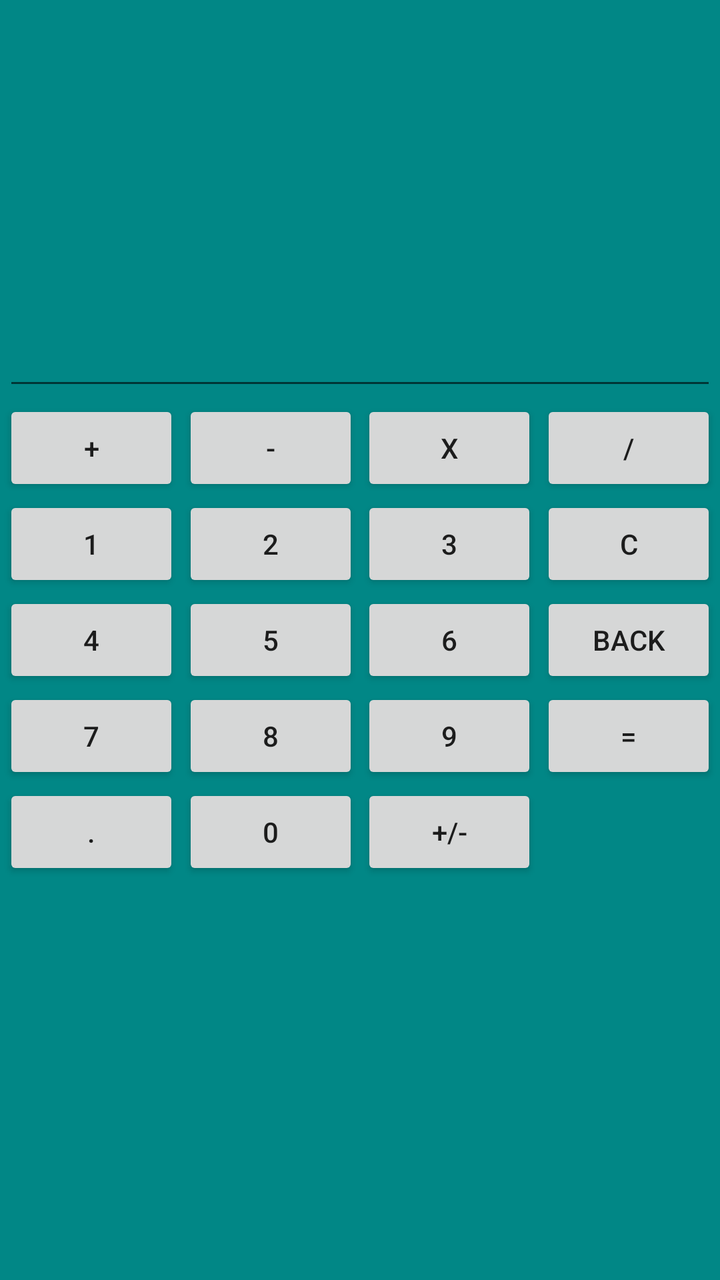
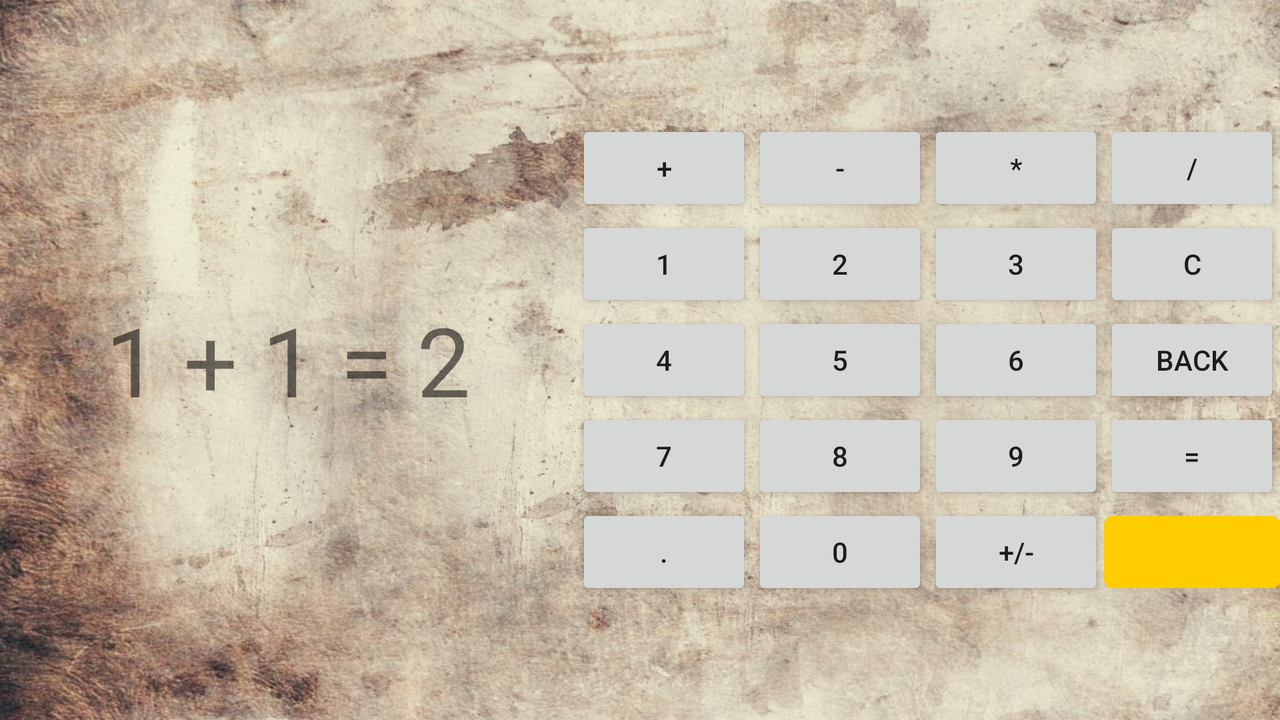

An Android layout and its configuration variant, each rendered on a device that would load it. The default file and the variant file are quoted in full after the pictures.
<!-- AndroidManifest.xml: application theme Theme.Gb_android1_project2_calculator -->
<!-- res/layout/activity_main.xml -->
<?xml version="1.0" encoding="utf-8"?>
<androidx.constraintlayout.widget.ConstraintLayout xmlns:android="http://schemas.android.com/apk/res/android"
    xmlns:app="http://schemas.android.com/apk/res-auto"
    xmlns:tools="http://schemas.android.com/tools"
    android:layout_width="match_parent"
    android:layout_height="match_parent"
    android:background="@color/teal_700"
    tools:context=".MainActivity">

    <EditText
        android:id="@+id/screen_edit_text"
        android:layout_width="0dp"
        android:layout_height="0dp"
        app:layout_constraintBottom_toTopOf="@+id/button_plus"
        app:layout_constraintEnd_toEndOf="@+id/button_divide"
        app:layout_constraintStart_toStartOf="@+id/button_plus"
        app:layout_constraintTop_toTopOf="parent" />

    <Button
        android:id="@+id/button_1"
        android:layout_width="wrap_content"
        android:layout_height="wrap_content"
        android:text="1"
        app:layout_constraintBottom_toTopOf="@id/button_4"
        app:layout_constraintEnd_toStartOf="@id/button_2"
        app:layout_constraintStart_toStartOf="parent"
        app:layout_constraintTop_toBottomOf="@+id/button_plus"
        app:layout_constraintVertical_chainStyle="packed" />

    <Button
        android:id="@+id/button_2"
        android:layout_width="wrap_content"
        android:layout_height="wrap_content"
        android:text="2"
        app:layout_constraintBottom_toTopOf="@+id/button_5"
        app:layout_constraintEnd_toStartOf="@id/button_3"
        app:layout_constraintStart_toEndOf="@id/button_1"
        app:layout_constraintTop_toBottomOf="@+id/button_minus"
        app:layout_constraintVertical_chainStyle="packed" />

    <Button
        android:id="@+id/button_3"
        android:layout_width="wrap_content"
        android:layout_height="wrap_content"
        android:text="3"
        app:layout_constraintBottom_toTopOf="@+id/button_6"
        app:layout_constraintEnd_toStartOf="@+id/button_clear"
        app:layout_constraintStart_toEndOf="@id/button_2"
        app:layout_constraintTop_toBottomOf="@id/button_multiply"
        app:layout_constraintVertical_chainStyle="packed" />

    <Button
        android:id="@+id/button_4"
        android:layout_width="wrap_content"
        android:layout_height="wrap_content"
        android:text="4"
        app:layout_constraintBottom_toTopOf="@id/button_7"
        app:layout_constraintEnd_toStartOf="@id/button_5"
        app:layout_constraintStart_toStartOf="parent"
        app:layout_constraintTop_toBottomOf="@+id/button_1"
        app:layout_constraintVertical_chainStyle="packed" />

    <Button
        android:id="@+id/button_5"
        android:layout_width="wrap_content"
        android:layout_height="wrap_content"
        android:text="5"
        app:layout_constraintVertical_chainStyle="packed"
        app:layout_constraintHorizontal_chainStyle="packed"
        app:layout_constraintBottom_toTopOf="@id/button_8"
        app:layout_constraintEnd_toStartOf="@id/button_6"
        app:layout_constraintStart_toEndOf="@id/button_4"
        app:layout_constraintTop_toBottomOf="@id/button_2" />

    <Button
        android:id="@+id/button_6"
        android:layout_width="wrap_content"
        android:layout_height="wrap_content"
        android:text="6"
        app:layout_constraintBottom_toTopOf="@+id/button_9"
        app:layout_constraintEnd_toStartOf="@+id/button_backspace"
        app:layout_constraintStart_toEndOf="@id/button_5"
        app:layout_constraintTop_toBottomOf="@+id/button_3"
        app:layout_constraintVertical_chainStyle="packed" />

    <Button
        android:id="@+id/button_7"
        android:layout_width="wrap_content"
        android:layout_height="wrap_content"
        android:text="7"
        app:layout_constraintBottom_toTopOf="@+id/button_dot"
        app:layout_constraintEnd_toStartOf="@id/button_8"
        app:layout_constraintStart_toStartOf="parent"
        app:layout_constraintTop_toBottomOf="@id/button_4" />

    <Button
        android:id="@+id/button_8"
        android:layout_width="wrap_content"
        android:layout_height="wrap_content"
        android:text="8"
        app:layout_constraintBottom_toTopOf="@+id/button_0"
        app:layout_constraintEnd_toStartOf="@id/button_9"
        app:layout_constraintStart_toEndOf="@id/button_7"
        app:layout_constraintTop_toBottomOf="@id/button_5" />

    <Button
        android:id="@+id/button_9"
        android:layout_width="wrap_content"
        android:layout_height="wrap_content"
        android:text="9"
        app:layout_constraintBottom_toTopOf="@+id/button_sign"
        app:layout_constraintEnd_toStartOf="@+id/button_equals"
        app:layout_constraintStart_toEndOf="@id/button_8"
        app:layout_constraintTop_toBottomOf="@+id/button_6"
        app:layout_constraintVertical_chainStyle="packed" />

    <Button
        android:id="@+id/button_0"
        android:layout_width="wrap_content"
        android:layout_height="wrap_content"
        android:text="0"
        app:layout_constraintBottom_toBottomOf="parent"
        app:layout_constraintEnd_toStartOf="@+id/button_sign"
        app:layout_constraintStart_toEndOf="@+id/button_dot"
        app:layout_constraintTop_toBottomOf="@+id/button_8"
        app:layout_constraintVertical_chainStyle="packed" />

    <Button
        android:id="@+id/button_plus"
        android:layout_width="wrap_content"
        android:layout_height="wrap_content"
        android:text="+"
        app:layout_constraintBottom_toTopOf="@+id/button_1"
        app:layout_constraintEnd_toStartOf="@+id/button_minus"
        app:layout_constraintStart_toStartOf="parent"
        app:layout_constraintTop_toTopOf="parent"
        app:layout_constraintVertical_chainStyle="packed" />

    <Button
        android:id="@+id/button_minus"
        android:layout_width="wrap_content"
        android:layout_height="wrap_content"
        android:text="-"
        app:layout_constraintVertical_chainStyle="packed"
        app:layout_constraintBottom_toTopOf="@+id/button_2"
        app:layout_constraintEnd_toStartOf="@+id/button_multiply"
        app:layout_constraintStart_toEndOf="@+id/button_plus"
        app:layout_constraintTop_toTopOf="parent" />

    <Button
        android:id="@+id/button_multiply"
        android:layout_width="wrap_content"
        android:layout_height="wrap_content"
        android:text="x"
        app:layout_constraintBottom_toTopOf="@+id/button_3"
        app:layout_constraintEnd_toStartOf="@+id/button_divide"
        app:layout_constraintStart_toEndOf="@id/button_minus"
        app:layout_constraintTop_toTopOf="parent"
        app:layout_constraintVertical_chainStyle="packed" />

    <Button
        android:id="@+id/button_divide"
        android:layout_width="wrap_content"
        android:layout_height="wrap_content"
        android:text="/"
        app:layout_constraintBottom_toTopOf="@+id/button_clear"
        app:layout_constraintEnd_toEndOf="parent"
        app:layout_constraintStart_toEndOf="@+id/button_multiply"
        app:layout_constraintVertical_chainStyle="packed" />

    <Button
        android:id="@+id/button_equals"
        android:layout_width="wrap_content"
        android:layout_height="wrap_content"
        android:text="="
        app:layout_constraintBottom_toTopOf="@+id/button_sign"
        app:layout_constraintEnd_toEndOf="parent"
        app:layout_constraintStart_toEndOf="@+id/button_9"
        app:layout_constraintVertical_chainStyle="packed" />

    <Button
        android:id="@+id/button_clear"
        android:layout_width="wrap_content"
        android:layout_height="wrap_content"
        android:text="C"
        app:layout_constraintBottom_toBottomOf="@+id/button_3"
        app:layout_constraintEnd_toEndOf="parent"
        app:layout_constraintStart_toEndOf="@+id/button_3"
        app:layout_constraintVertical_chainStyle="packed" />

    <Button
        android:id="@+id/button_backspace"
        android:layout_width="wrap_content"
        android:layout_height="wrap_content"
        android:text="back"
        app:layout_constraintBottom_toBottomOf="@+id/button_6"
        app:layout_constraintEnd_toEndOf="parent"
        app:layout_constraintStart_toEndOf="@+id/button_3" />

    <Button
        android:id="@+id/button_dot"
        android:layout_width="wrap_content"
        android:layout_height="wrap_content"
        android:text="."
        app:layout_constraintBottom_toBottomOf="parent"
        app:layout_constraintEnd_toStartOf="@+id/button_0"
        app:layout_constraintStart_toStartOf="parent"
        app:layout_constraintTop_toBottomOf="@+id/button_7"
        app:layout_constraintVertical_chainStyle="packed" />

    <Button
        android:id="@+id/button_sign"
        android:layout_width="wrap_content"
        android:layout_height="wrap_content"
        android:text="+/-"
        app:layout_constraintBottom_toBottomOf="parent"
        app:layout_constraintEnd_toStartOf="@+id/button_equals"
        app:layout_constraintStart_toEndOf="@id/button_0"
        app:layout_constraintTop_toBottomOf="@+id/button_9"
        app:layout_constraintVertical_chainStyle="packed" />

</androidx.constraintlayout.widget.ConstraintLayout>
<!-- resources referenced by this layout -->
<resources>
  <color name="teal_700">#FF018786</color>
  <style name="Theme.Gb_android1_project2_calculator" parent="Theme.MaterialComponents.DayNight.Bridge">
          
          <item name="colorPrimary">@color/purple_500</item>
          <item name="colorPrimaryVariant">@color/purple_700</item>
          <item name="colorOnPrimary">@color/white</item>
          
          <item name="colorSecondary">@color/teal_200</item>
          <item name="colorSecondaryVariant">@color/teal_700</item>
          <item name="colorOnSecondary">@color/black</item>
          
          <item name="android:statusBarColor" tools:targetApi="l">?attr/colorPrimaryVariant</item>
          
      </style>
  <color name="purple_500">#FF6200EE</color>
  <color name="purple_700">#FF3700B3</color>
  <color name="white">#FFFFFFFF</color>
  <color name="teal_200">#FF03DAC5</color>
  <color name="black">#FF000000</color>
</resources>
<!-- res/layout-land/activity_main.xml (the repository's variant of the layout above) -->
<!-- drawn on the phone turned sideways -->
<?xml version="1.0" encoding="utf-8"?>
<androidx.constraintlayout.widget.ConstraintLayout xmlns:android="http://schemas.android.com/apk/res/android"
    xmlns:app="http://schemas.android.com/apk/res-auto"
    xmlns:tools="http://schemas.android.com/tools"
    android:layout_width="match_parent"
    android:layout_height="match_parent"
    android:background="@drawable/background"
    tools:context=".MainActivity">

    <TextView
        android:id="@+id/screen_edit_text"
        android:layout_width="0dp"
        android:layout_height="0dp"
        android:gravity="center"
        android:textAlignment="center"
        android:textSize="48sp"
        app:layout_constraintBottom_toBottomOf="parent"
        app:layout_constraintEnd_toStartOf="@id/plus_button"
        app:layout_constraintStart_toStartOf="parent"
        app:layout_constraintTop_toTopOf="parent"
        tools:text="1 + 1 = 2" />

    <Button
        android:id="@+id/digit_one_button"
        android:layout_width="wrap_content"
        android:layout_height="wrap_content"
        android:text="1"
        app:layout_constraintBottom_toTopOf="@id/digit_four_button"
        app:layout_constraintEnd_toStartOf="@id/digit_two_button"
        app:layout_constraintStart_toEndOf="@id/screen_edit_text"
        app:layout_constraintTop_toBottomOf="@+id/plus_button"
        app:layout_constraintVertical_chainStyle="packed" />

    <Button
        android:id="@+id/digit_two_button"
        android:layout_width="wrap_content"
        android:layout_height="wrap_content"
        android:text="2"
        app:layout_constraintBottom_toTopOf="@+id/digit_five_button"
        app:layout_constraintEnd_toStartOf="@id/digit_three_button"
        app:layout_constraintStart_toEndOf="@id/digit_one_button"
        app:layout_constraintTop_toBottomOf="@+id/minus_button"
        app:layout_constraintVertical_chainStyle="packed" />

    <Button
        android:id="@+id/digit_three_button"
        android:layout_width="wrap_content"
        android:layout_height="wrap_content"
        android:text="3"
        app:layout_constraintBottom_toTopOf="@+id/digit_six_button"
        app:layout_constraintEnd_toStartOf="@+id/clear_button"
        app:layout_constraintStart_toEndOf="@id/digit_two_button"
        app:layout_constraintTop_toBottomOf="@id/multiply_button"
        app:layout_constraintVertical_chainStyle="packed" />

    <Button
        android:id="@+id/digit_four_button"
        android:layout_width="wrap_content"
        android:layout_height="wrap_content"
        android:text="4"
        app:layout_constraintBottom_toTopOf="@id/digit_seven_button"
        app:layout_constraintEnd_toStartOf="@id/digit_five_button"
        app:layout_constraintStart_toEndOf="@id/screen_edit_text"
        app:layout_constraintTop_toBottomOf="@+id/digit_one_button"
        app:layout_constraintVertical_chainStyle="packed" />

    <Button
        android:id="@+id/digit_five_button"
        android:layout_width="wrap_content"
        android:layout_height="wrap_content"
        android:text="5"
        app:layout_constraintVertical_chainStyle="packed"
        app:layout_constraintHorizontal_chainStyle="packed"
        app:layout_constraintBottom_toTopOf="@id/digit_eight_button"
        app:layout_constraintEnd_toStartOf="@id/digit_six_button"
        app:layout_constraintStart_toEndOf="@id/digit_four_button"
        app:layout_constraintTop_toBottomOf="@id/digit_two_button" />

    <Button
        android:id="@+id/digit_six_button"
        android:layout_width="wrap_content"
        android:layout_height="wrap_content"
        android:text="6"
        app:layout_constraintBottom_toTopOf="@+id/digit_nine_button"
        app:layout_constraintEnd_toStartOf="@+id/backspace_button"
        app:layout_constraintStart_toEndOf="@id/digit_five_button"
        app:layout_constraintTop_toBottomOf="@+id/digit_three_button"
        app:layout_constraintVertical_chainStyle="packed" />

    <Button
        android:id="@+id/digit_seven_button"
        android:layout_width="wrap_content"
        android:layout_height="wrap_content"
        android:text="7"
        app:layout_constraintBottom_toTopOf="@+id/dot_button"
        app:layout_constraintStart_toEndOf="@id/screen_edit_text"
        app:layout_constraintEnd_toStartOf="@id/digit_eight_button"
        app:layout_constraintTop_toBottomOf="@id/digit_four_button" />

    <Button
        android:id="@+id/digit_eight_button"
        android:layout_width="wrap_content"
        android:layout_height="wrap_content"
        android:text="8"
        app:layout_constraintBottom_toTopOf="@+id/digit_zero_button"
        app:layout_constraintEnd_toStartOf="@id/digit_nine_button"
        app:layout_constraintStart_toEndOf="@id/digit_seven_button"
        app:layout_constraintTop_toBottomOf="@id/digit_five_button" />

    <Button
        android:id="@+id/digit_nine_button"
        android:layout_width="wrap_content"
        android:layout_height="wrap_content"
        android:text="9"
        app:layout_constraintBottom_toTopOf="@+id/sign_button"
        app:layout_constraintEnd_toStartOf="@+id/equals_button"
        app:layout_constraintStart_toEndOf="@id/digit_eight_button"
        app:layout_constraintTop_toBottomOf="@+id/digit_six_button"
        app:layout_constraintVertical_chainStyle="packed" />

    <Button
        android:id="@+id/digit_zero_button"
        android:layout_width="wrap_content"
        android:layout_height="wrap_content"
        android:text="0"
        app:layout_constraintBottom_toBottomOf="parent"
        app:layout_constraintEnd_toStartOf="@+id/sign_button"
        app:layout_constraintStart_toEndOf="@+id/dot_button"
        app:layout_constraintTop_toBottomOf="@+id/digit_eight_button"
        app:layout_constraintVertical_chainStyle="packed" />

    <Button
        android:id="@+id/plus_button"
        android:layout_width="wrap_content"
        android:layout_height="wrap_content"
        android:text="+"
        app:layout_constraintTop_toTopOf="parent"
        app:layout_constraintBottom_toTopOf="@+id/digit_one_button"
        app:layout_constraintEnd_toStartOf="@+id/minus_button"
        app:layout_constraintStart_toEndOf="@id/screen_edit_text"
        app:layout_constraintVertical_chainStyle="packed" />

    <Button
        android:id="@+id/minus_button"
        android:layout_width="wrap_content"
        android:layout_height="wrap_content"
        android:text="-"
        app:layout_constraintVertical_chainStyle="packed"
        app:layout_constraintTop_toTopOf="parent"
        app:layout_constraintBottom_toTopOf="@+id/digit_two_button"
        app:layout_constraintEnd_toStartOf="@+id/multiply_button"
        app:layout_constraintStart_toEndOf="@+id/plus_button"/>

    <Button
        android:id="@+id/multiply_button"
        android:layout_width="wrap_content"
        android:layout_height="wrap_content"
        android:text="*"
        app:layout_constraintTop_toTopOf="parent"
        app:layout_constraintBottom_toTopOf="@+id/digit_three_button"
        app:layout_constraintEnd_toStartOf="@+id/divide_button"
        app:layout_constraintStart_toEndOf="@id/minus_button"

        app:layout_constraintVertical_chainStyle="packed" />

    <Button
        android:id="@+id/divide_button"
        android:layout_width="wrap_content"
        android:layout_height="wrap_content"
        android:text="/"
        app:layout_constraintBottom_toTopOf="@+id/clear_button"
        app:layout_constraintEnd_toEndOf="parent"
        app:layout_constraintStart_toEndOf="@+id/multiply_button"
        app:layout_constraintVertical_chainStyle="packed" />

    <Button
        android:id="@+id/equals_button"
        android:layout_width="wrap_content"
        android:layout_height="wrap_content"
        android:text="="
        app:layout_constraintBottom_toTopOf="@+id/sign_button"
        app:layout_constraintEnd_toEndOf="parent"
        app:layout_constraintStart_toEndOf="@+id/digit_nine_button"
        app:layout_constraintVertical_chainStyle="packed" />

    <Button
        android:id="@+id/clear_button"
        android:layout_width="wrap_content"
        android:layout_height="wrap_content"
        android:text="C"
        app:layout_constraintBottom_toBottomOf="@+id/digit_three_button"
        app:layout_constraintEnd_toEndOf="parent"
        app:layout_constraintStart_toEndOf="@+id/digit_three_button"
        app:layout_constraintVertical_chainStyle="packed" />

    <Button
        android:id="@+id/backspace_button"
        android:layout_width="wrap_content"
        android:layout_height="wrap_content"
        android:text="back"
        app:layout_constraintBottom_toBottomOf="@+id/digit_six_button"
        app:layout_constraintEnd_toEndOf="parent"
        app:layout_constraintStart_toEndOf="@+id/digit_three_button" />

    <Button
        android:id="@+id/dot_button"
        android:layout_width="wrap_content"
        android:layout_height="wrap_content"
        android:text="."
        app:layout_constraintBottom_toBottomOf="parent"
        app:layout_constraintStart_toEndOf="@id/screen_edit_text"
        app:layout_constraintEnd_toStartOf="@+id/digit_zero_button"
        app:layout_constraintTop_toBottomOf="@+id/digit_seven_button"
        app:layout_constraintVertical_chainStyle="packed" />

    <Button
        android:id="@+id/sign_button"
        android:layout_width="wrap_content"
        android:layout_height="wrap_content"
        android:text="+/-"
        app:layout_constraintBottom_toBottomOf="parent"
        app:layout_constraintEnd_toStartOf="@+id/equals_button"
        app:layout_constraintStart_toEndOf="@id/digit_zero_button"
        app:layout_constraintTop_toBottomOf="@+id/digit_nine_button"
        app:layout_constraintVertical_chainStyle="packed" />

    <com.google.android.material.button.MaterialButton
        android:id="@+id/button"
        android:layout_width="0dp"
        android:layout_height="0dp"
        android:gravity="left"
        android:textAllCaps="true"
        app:backgroundTint="#fc0"
        app:iconGravity="textStart"
        app:iconPadding="10dp"
        app:iconTint="#f00"
        app:icon="@drawable/ic_baseline_search_24"
        app:layout_constraintBottom_toBottomOf="@+id/sign_button"
        app:layout_constraintEnd_toEndOf="parent"
        app:layout_constraintStart_toEndOf="@+id/sign_button"
        app:layout_constraintTop_toBottomOf="@+id/equals_button" />

</androidx.constraintlayout.widget.ConstraintLayout>
<!-- resources referenced by the variant -->
<!-- as the phone turned sideways resolves them -->
<resources>
  <!-- drawable background: jpeg bitmap (drawable, 280786 bytes) -->
  <style name="Theme.Gb_android1_project2_calculator" parent="Theme.MaterialComponents.DayNight.Bridge">
          
          <item name="colorPrimary">@color/purple_500</item>
          <item name="colorPrimaryVariant">@color/purple_700</item>
          <item name="colorOnPrimary">@color/white</item>
          
          <item name="colorSecondary">@color/teal_200</item>
          <item name="colorSecondaryVariant">@color/teal_700</item>
          <item name="colorOnSecondary">@color/black</item>
          
          <item name="android:statusBarColor" tools:targetApi="l">?attr/colorPrimaryVariant</item>
          
      </style>
  <color name="purple_500">#FF6200EE</color>
  <color name="purple_700">#FF3700B3</color>
  <color name="white">#FFFFFFFF</color>
  <color name="teal_200">#FF03DAC5</color>
  <color name="teal_700">#FF018786</color>
  <color name="black">#FF000000</color>
</resources>
